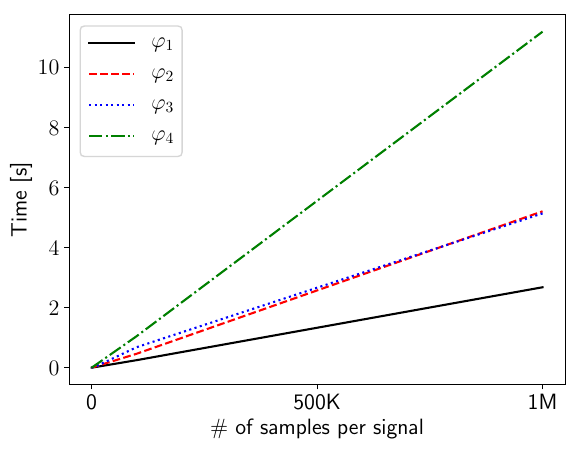

Source code (Python):
import rtamt
import sys
import random
import time
from cycler import cycler
import matplotlib.pyplot as plt

t1 = list(range(10))
t2 = list(range(100))
t3 = list(range(1000))
t4 = list(range(10000))
t5 = list(range(100000))
t6 = list(range(1000000))

v1 = [random.random() for i in range(10)]
v2 = [random.random() for i in range(100)]
v3 = [random.random() for i in range(1000)]
v4 = [random.random() for i in range(10000)]
v5 = [random.random() for i in range(100000)]
v6 = [random.random() for i in range(1000000)]

w1 = [random.random() for i in range(10)]
w2 = [random.random() for i in range(100)]
w3 = [random.random() for i in range(1000)]
w4 = [random.random() for i in range(10000)]
w5 = [random.random() for i in range(100000)]
w6 = [random.random() for i in range(1000000)]

m1 = [[i, random.random()] for i in range(10)]
m2 = [[i, random.random()] for i in range(100)]
m3 = [[i, random.random()] for i in range(1000)]
m4 = [[i, random.random()] for i in range(10000)]
m5 = [[i, random.random()] for i in range(100000)]
m6 = [[i, random.random()] for i in range(1000000)]

n1 = [[i, random.random()] for i in range(10)]
n2 = [[i, random.random()] for i in range(100)]
n3 = [[i, random.random()] for i in range(1000)]
n4 = [[i, random.random()] for i in range(10000)]
n5 = [[i, random.random()] for i in range(100000)]
n6 = [[i, random.random()] for i in range(1000000)]

s1_times = []
s2_times = []
s3_times = []
s4_times = []


spec1 = rtamt.STLDiscreteTimeSpecification(semantics=rtamt.Semantics.STANDARD)
spec1.name = 'Example 1'
spec1.declare_var('req', 'float')
spec1.declare_var('gnt', 'float')
spec1.declare_var('out', 'float')
spec1.set_var_io_type('req', 'input')
spec1.set_var_io_type('gnt', 'output')
spec1.spec = 'out = (req>=3)'
try:
    spec1.parse()
except rtamt.STLParseException as err:
    print('STL Parse Exception: {}'.format(err))
    sys.exit()

spec2 = rtamt.STLDiscreteTimeSpecification(semantics=rtamt.Semantics.STANDARD)
spec2.name = 'Example 1'
spec2.declare_var('req', 'float')
spec2.declare_var('gnt', 'float')
spec2.declare_var('out', 'float')
spec2.set_var_io_type('req', 'input')
spec2.set_var_io_type('gnt', 'output')
spec2.spec = 'out = ((req>=3) implies (gnt>=3))'
try:
    spec2.parse()
except rtamt.STLParseException as err:
    print('STL Parse Exception: {}'.format(err))
    sys.exit()

spec3 = rtamt.STLDiscreteTimeSpecification(semantics=rtamt.Semantics.STANDARD)
spec3.name = 'Example 1'
spec3.declare_var('req', 'float')
spec3.declare_var('gnt', 'float')
spec3.declare_var('out', 'float')
spec3.set_var_io_type('req', 'input')
spec3.set_var_io_type('gnt', 'output')
spec3.spec = 'out = ((req>=3) implies (eventually[0:5](gnt>=3)))'
try:
    spec3.parse()
except rtamt.STLParseException as err:
    print('STL Parse Exception: {}'.format(err))
    sys.exit()

spec4 = rtamt.STLDiscreteTimeSpecification(semantics=rtamt.Semantics.STANDARD)
spec4.name = 'Example 1'
spec4.declare_var('req', 'float')
spec4.declare_var('gnt', 'float')
spec4.declare_var('out', 'float')
spec4.set_var_io_type('req', 'input')
spec4.set_var_io_type('gnt', 'output')
spec4.spec = 'out = ((H(req>=3)) implies ((not (req>=3))until[0:5](gnt>=3)))'
try:
    spec4.parse()
except rtamt.STLParseException as err:
    print('STL Parse Exception: {}'.format(err))
    sys.exit()

dataset = {'time': t1, 'req': v1, 'gnt': w1}
s_t = time.time()
spec1.evaluate(dataset)
e_t = time.time()
s1_times.append(e_t-s_t)
s_t = time.time()
spec2.evaluate(dataset)
e_t = time.time()
s2_times.append(e_t-s_t)
s_t = time.time()
spec3.evaluate(dataset)
e_t = time.time()
s3_times.append(e_t-s_t)
s_t = time.time()
spec4.evaluate(dataset)
e_t = time.time()
s4_times.append(e_t-s_t)

dataset = {'time': t2, 'req': v2, 'gnt': w2}
s_t = time.time()
spec1.evaluate(dataset)
e_t = time.time()
s1_times.append(e_t-s_t)
s_t = time.time()
spec2.evaluate(dataset)
e_t = time.time()
s2_times.append(e_t-s_t)
s_t = time.time()
spec3.evaluate(dataset)
e_t = time.time()
s3_times.append(e_t-s_t)
s_t = time.time()
spec4.evaluate(dataset)
e_t = time.time()
s4_times.append(e_t-s_t)

dataset = {'time': t3, 'req': v3, 'gnt': w3}
s_t = time.time()
spec1.evaluate(dataset)
e_t = time.time()
s1_times.append(e_t-s_t)
s_t = time.time()
spec2.evaluate(dataset)
e_t = time.time()
s2_times.append(e_t-s_t)
s_t = time.time()
spec3.evaluate(dataset)
e_t = time.time()
s3_times.append(e_t-s_t)
s_t = time.time()
spec4.evaluate(dataset)
e_t = time.time()
s4_times.append(e_t-s_t)

dataset = {'time': t4, 'req': v4, 'gnt': w4}
s_t = time.time()
spec1.evaluate(dataset)
e_t = time.time()
s1_times.append(e_t-s_t)
s_t = time.time()
spec2.evaluate(dataset)
e_t = time.time()
s2_times.append(e_t-s_t)
s_t = time.time()
spec3.evaluate(dataset)
e_t = time.time()
s3_times.append(e_t-s_t)
s_t = time.time()
spec4.evaluate(dataset)
e_t = time.time()
s4_times.append(e_t-s_t)

dataset = {'time': t5, 'req': v5, 'gnt': w5}
s_t = time.time()
spec1.evaluate(dataset)
e_t = time.time()
s1_times.append(e_t-s_t)
s_t = time.time()
spec2.evaluate(dataset)
e_t = time.time()
s2_times.append(e_t-s_t)
s_t = time.time()
spec3.evaluate(dataset)
e_t = time.time()
s3_times.append(e_t-s_t)
s_t = time.time()
spec4.evaluate(dataset)
e_t = time.time()
s4_times.append(e_t-s_t)

dataset = {'time': t6, 'req': v6, 'gnt': w6}
s_t = time.time()
spec1.evaluate(dataset)
e_t = time.time()
s1_times.append(e_t-s_t)
s_t = time.time()
spec2.evaluate(dataset)
e_t = time.time()
s2_times.append(e_t-s_t)
s_t = time.time()
spec3.evaluate(dataset)
e_t = time.time()
s3_times.append(e_t-s_t)
s_t = time.time()
spec4.evaluate(dataset)
e_t = time.time()
s4_times.append(e_t-s_t)


# plot
fontsize = 16
fig = plt.figure()
# Sience+IEEE plot
# https://github.com/garrettj403/SciencePlots/blob/master/styles/journals/ieee.mplstyle
plt.rcParams['axes.prop_cycle'] = cycler('color', ['k', 'r', 'b', 'g']) + cycler('ls', ['-', '--', ':', '-.'])
plt.rcParams['text.usetex'] = True
#plt.title('Offline monitors - Computation time vs. |Formula| and |Input|')
x      = [10,   100,   1000, 10000, 100000, 1000000]
locs   = [0,   500000, 1000000]
xticks = ['0', '500K', '1M']
plt.xticks(locs, xticks, fontsize=fontsize)
plt.yticks(fontsize=fontsize)
plt.xlabel('\# of samples per signal', fontsize=fontsize)
plt.ylabel('Time [s]', fontsize=fontsize)
plt.plot(x, s1_times, label=r'$\varphi_1$')
plt.plot(x, s2_times, label=r'$\varphi_2$')
plt.plot(x, s3_times, label=r'$\varphi_3$')
plt.plot(x, s4_times, label=r'$\varphi_4$')
plt.legend(fontsize=fontsize, loc='upper left')
plt.savefig('exp1.pdf', bbox_inches='tight')

plt.show()